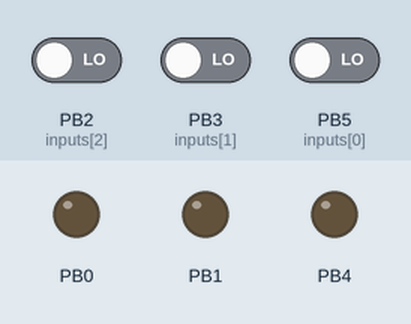
Recording of a sketch running on a simulated ATtiny85, built with avr-gcc and run on an emulated ATtiny85. On the bench: output pins drawn as LEDs (lit = HIGH). The test bench sets the inputs (shaded band); at power-on: PB2 (inputs[2]) LOW, PB3 (inputs[1]) LOW, PB5 (inputs[0]) LOW.

Above: at 1.2 s.
1.3 s: PB2 (inputs[2]) driven HIGH
At 2.5 s:
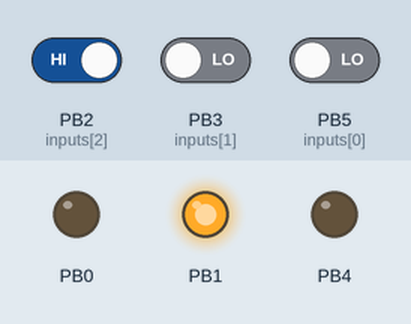
2.8 s: PB3 (inputs[1]) driven HIGH
At 3.2 s:
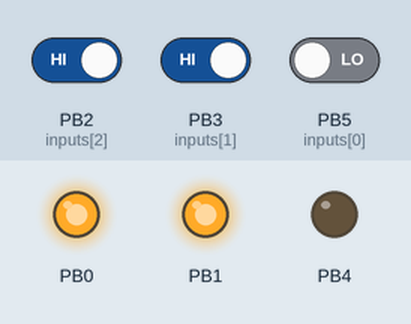
4.3 s: PB5 (inputs[0]) driven HIGH
At 5.4 s:
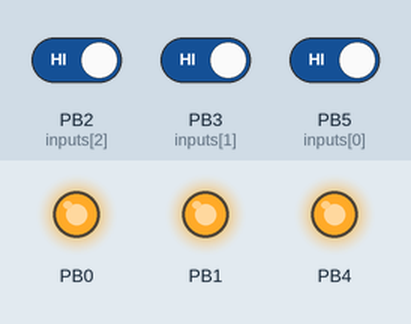
5.8 s: PB2 (inputs[2]) driven LOW
At 6.8 s:
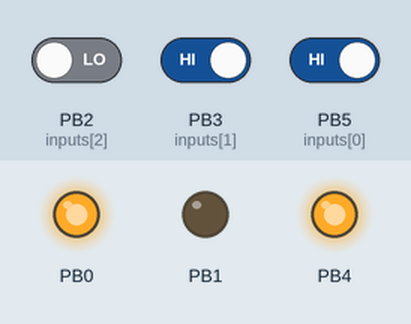
7.3 s: PB3 (inputs[1]) driven LOW
At 8.3 s:
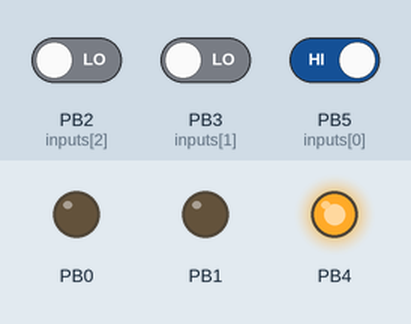
8.8 s: PB5 (inputs[0]) driven LOW
At 9.7 s:
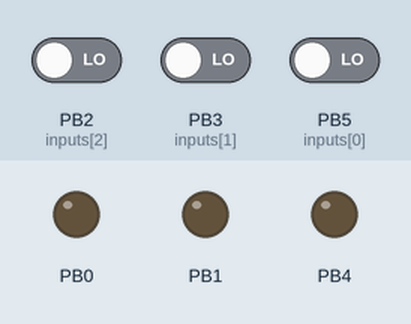
Timing chart, 0 to 11.3 s (numbered marks = the images above; inputs shaded):
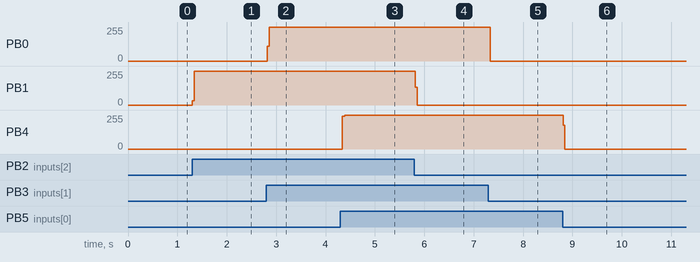

The sketch:

attiny_pwm_advanced_2.ino
```cpp
// PWM functions heavily based on:
// https://matt16060936.blogspot.com/2012/04/attiny-pwm.html


const int inputs[] = {5, 3, 2};  // Physical pins 1, 2, 7 (1 is also reset)

const long samples = 1000;
const int pwm_top = 255; // Going with 32KHz, this can stay at 255
long samples_high[3] = {};
int pwm_vals[3] = {};

void setup() {
  // Set all PWM pins to output
  DDRB = 1<<DDB4 | 1<<DDB1 | 1<<DDB0;

  // Sets PWM modes for timer 0 output A
  TCCR0A = 2<<COM0A0 | 2<<COM0B0 | 3<<WGM00;

  // Set PWM modes for timer 0 output B, and disable prescaler
  TCCR0B = 0<<WGM02 | 1<<CS00;

  // Disable timer 1 output A, disable prescaler
  TCCR1 = 0<<PWM1A | 0<<COM1A0 | 1<<CS10;

  // Set PWM modes timer 1 output B
  GTCCR = 1<<PWM1B | 2<<COM1B0;

  for (int i = 0; i < 3; i++) {
    pinMode(inputs[i], INPUT);
  }

}


void loop() {
  // Take samples
  for (int i = 0; i < samples; i++) {
    // Sample each pin
    for (int j = 0; j < 3; j++) {
      int read_val = digitalRead(inputs[j]);
      // If pin was High, add to respective count
      if (read_val == HIGH) {
        samples_high[j] += 1;
      }
    }


    delayMicroseconds(10);
  }

  for (int i = 0; i < 3; i++) {
    pwm_vals[i] = (samples_high[i] * pwm_top) / samples;
    samples_high[i] = 0;
  }


  // OCR1A = pwm_val;  // This timer 1 output is disabled so timer 0 can work
  OCR1B = pwm_vals[0]; // Physical pin 3
  OCR0A = pwm_vals[1]; // Physical pin 5
  OCR0B = pwm_vals[2]; // Physical pin 6

}
```

Measured:
- after the input at 1.3 s, PB1: 0/255 → 255/255 at once
- after the input at 2.8 s, PB0: 0/255 → 255/255 at once
- after the input at 4.3 s, PB4: 0/255 → 255/255 at once
- after the input at 5.8 s, PB1: 255/255 → 0/255 at once
- after the input at 7.3 s, PB0: 255/255 → 0/255 at once
- after the input at 8.8 s, PB4: 255/255 → 0/255 at once
